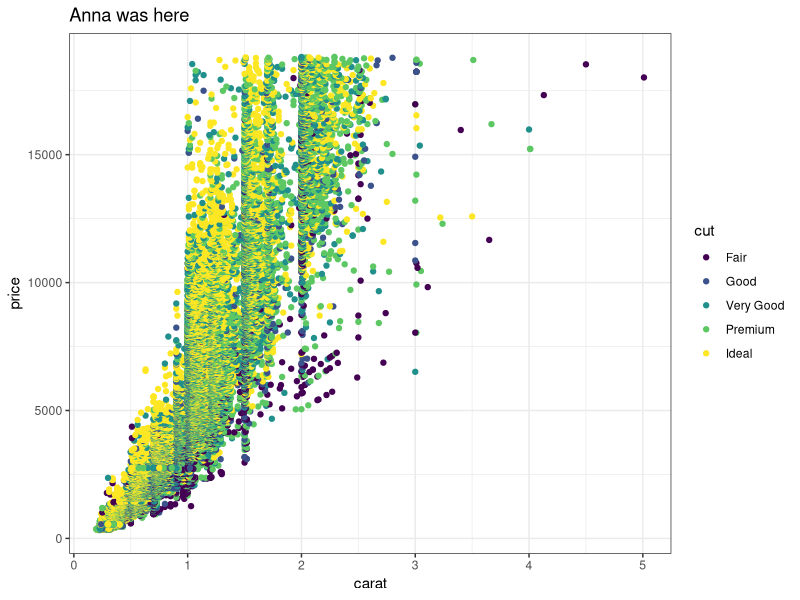
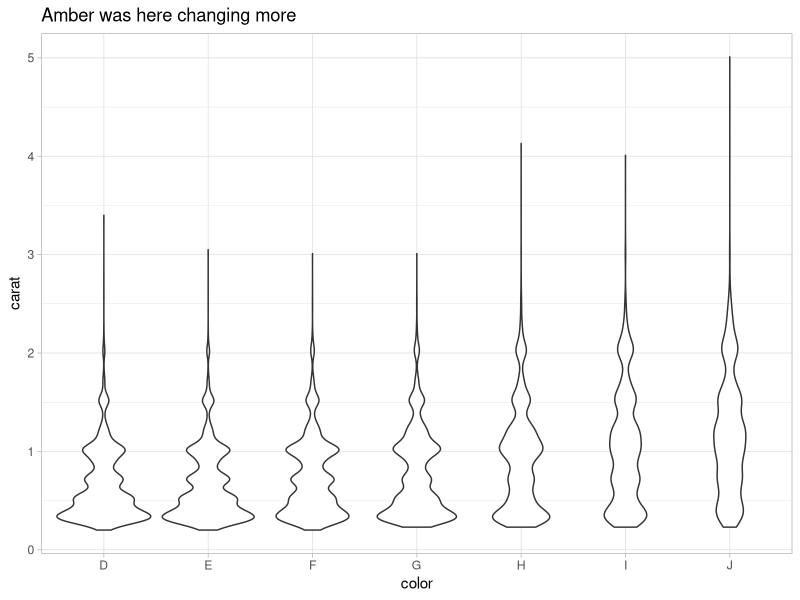
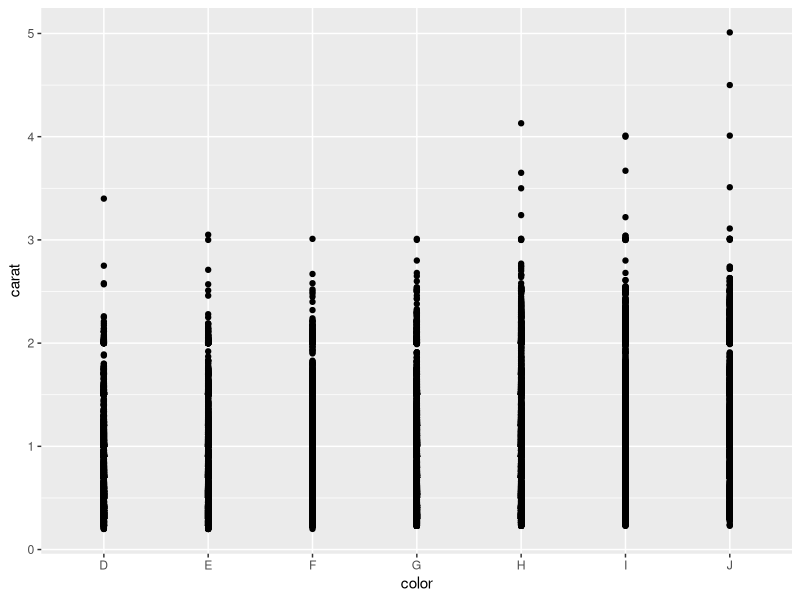

The R script that drew these images, in order:
## ---- chunk 1
knitr::opts_chunk$set(echo = TRUE)
library(tidyverse)
## ---- chunk 2
# Partner 1: 
# Run the code below to see the original graph
# Change the code below to make the point color change based on 'cut', and update the theme to theme_bw(). Update the title to include your first name. 

ggplot(data = diamonds, aes(x = carat, y = price, color = cut)) +
  geom_point() +
  theme_bw() +
  labs(title = "Anna was here")
## ---- chunk 3
# Partner 2: 
# Run the code below to see the original graph
# Change the code below to make the geom a geom_jitter, and update the theme to theme_light. Update the title to include your first name. 

ggplot(data = diamonds, aes(x = color, y = carat)) +
  geom_violin() +
  theme_light() +
  labs(title = "Amber was here changing more")
## ---- chunk 4
ggplot(data = diamonds, aes(x = color, y = carat)) +
  geom_point()

#Anna broke something 

## ---- chunk 5
